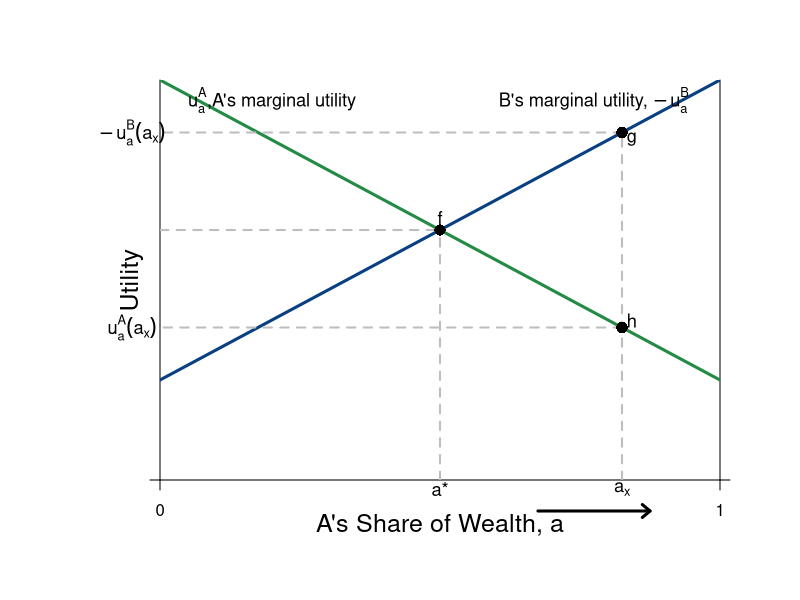

Write R code to recreate this figure.
#Graph Designer: Simon Halliday
#Authors: Bowles, Foley and Halliday
#Title: Coordination, Conflict and Competition: A Text in Microeconomics
library(shape)
pdf(file = "constrained_optimization/utilitarianism.pdf", width = 10, height = 8)

#Set parameters for graphics
axislabelsize <- 1.5
labelsize <- 1.1
graphlinewidth <- 3
segmentlinewidth <- 2

COL <- c("#7fc97f", "#beaed4", "#fdc086", "#ffff99", "#386cb0", "#f0027f", "#bf5b17", "#666666")
COLA <- c("#e0f3db", "#99d8c9","#66c2a4","#41ae76", "#238b45", "#005824")
COLB <- c("#4eb3d3", "#2b8cbe", "#0868ac","#084081")

#Edited the margins to cater for the larger LHS labels
par(mar =  c(6, 8, 4, 4))

#proportion of wealth functions

MUb <- function(x, y){
  10 + 0.75*x
}

MUa <- function(x, y){
  40 - (0.75)*x
}


#Add limits on axes and levels of utility for each function 
ylims <- c(0, 40)
xlims <- c(0, 40)

npts <- 501 
x <- seq(xlims[1], xlims[2], length.out = npts)
y <- seq(ylims[1], ylims[2], length.out = npts) 

plot(0, 0, xlim = xlims, ylim = ylims, type = "n",
     xlab = expression(paste("")),
     ylab = expression(paste("")), 
     xaxt = "n", 
     yaxt = "n", 
     cex.lab = axislabelsize, 
     bty = "n", 
     xaxs="i", 
     yaxs="i"
)

#x and y limits with plain axes without ticks/numbers to match previous graph; y axes on both sides

ticksx <- c(0, 40)
xlabels <- c(0, 1)
ticksy <- seq(from = 0, to = ylims[2]+1, by = 41)
ylabels <- seq(from = 0, to = ylims[2], by = 10)
ticksy2 <- seq(from = 0, to = ylims[2]+1, by = 41)
ylabels2 <- seq(from = 0, to = ylims[2], by = 10)


axis(1,at = ticksx,  pos = 0, labels = xlabels)
axis(2,at = ticksy,  pos = 0, labels = FALSE, las = 1)
axis(4, at = ticksy2, pos = xlims[2], labels = FALSE,las=1)


npts <- 503 
xx1 <- seq(xlims[1], xlims[2], length.out = npts)
xx2 <- seq(0, xlims[2], length.out = npts)
xx3 <- seq(xlims[1], 0, length.out = npts)
xx4 <- seq(-11, 0, length.out = npts)

#Axis labels and draw linear utility functions
mtext(expression(paste("A's Share of Wealth, a")), side = 1, line = 2, cex = axislabelsize)
text(-2, 0.5*ylims[2], expression(paste("Utility")), xpd = TRUE, cex = axislabelsize, srt = 90) 

lines(xx1, MUb(xx1, y), col = COLB[4], lwd = graphlinewidth)
lines(xx1, MUa(xx1, y), col = COLA[5], lwd = graphlinewidth)

#Label points on line

text(20, MUb(20)+1.2, expression(paste("f")), cex = labelsize)
segments(20, 0, 20, MUb(20), lty = 2, col = "gray", lwd = segmentlinewidth)
segments(0, MUb(20), 20, MUb(20), lty = 2, col = "gray", lwd = segmentlinewidth)
points(20, MUb(20), pch = 16, col = "black", cex = 1.5)

text(33 + 0.7, MUb(33) - 0.7, expression(paste("g")), cex = labelsize)
segments(33, MUb(33), 0, MUb(33), lty = 2, col = "gray", lwd = segmentlinewidth)
segments(33, 0, 33, MUb(33), lty = 2, col = "gray", lwd = segmentlinewidth)
points(33, MUb(33), pch = 16, col = "black", cex = 1.5)

text(33 + 0.7, MUa(33) + 0.7, expression(paste("h")), cex = labelsize)
segments(33, MUa(33), 0, MUa(33), lty = 2, col = "gray", lwd = segmentlinewidth)
points(33, MUa(33), pch = 16, col = "black", cex = 1.5)


#Label relevant points on axes

text(20, -.9, expression(paste("a*")), xpd = TRUE, cex = labelsize)
text(33, -.9, expression(paste("a"[x])), xpd = TRUE, cex = labelsize)

text(-2, MUb(33), expression(paste(-u[a]^B*(a[x]) )),  xpd = TRUE, cex = labelsize)
text(-2, MUa(33), expression(paste(u[a]^A*(a[x]) )),  xpd = TRUE, cex = labelsize)

text(8, 38, expression(paste(u[a]^A, ",A's marginal utility")), xpd = TRUE, cex = labelsize)
text(31, 38, expression(paste("B's marginal utility, ", -u[a]^B)),  xpd = TRUE, cex = labelsize)

#Axis arrow
arrows(27, -3.1, 35, -3.1, xpd = TRUE, length=0.1,angle=40,lwd=3)


dev.off()
